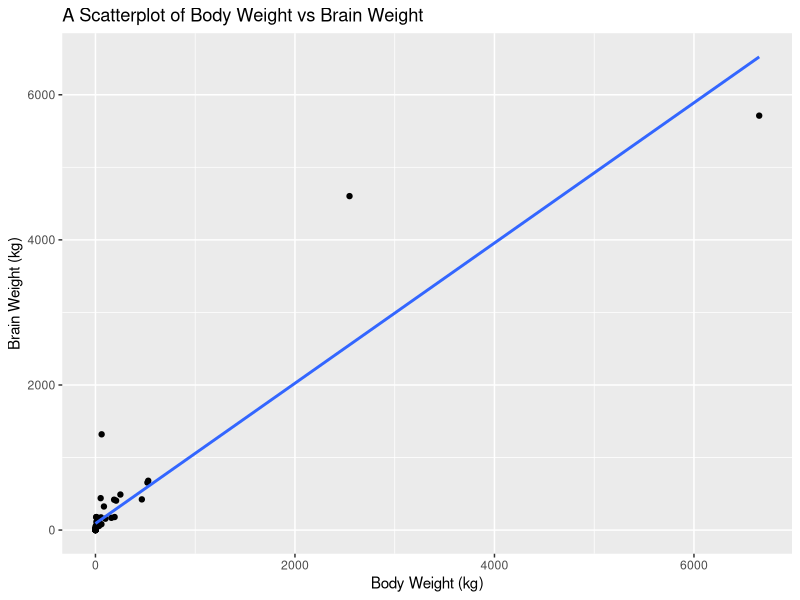
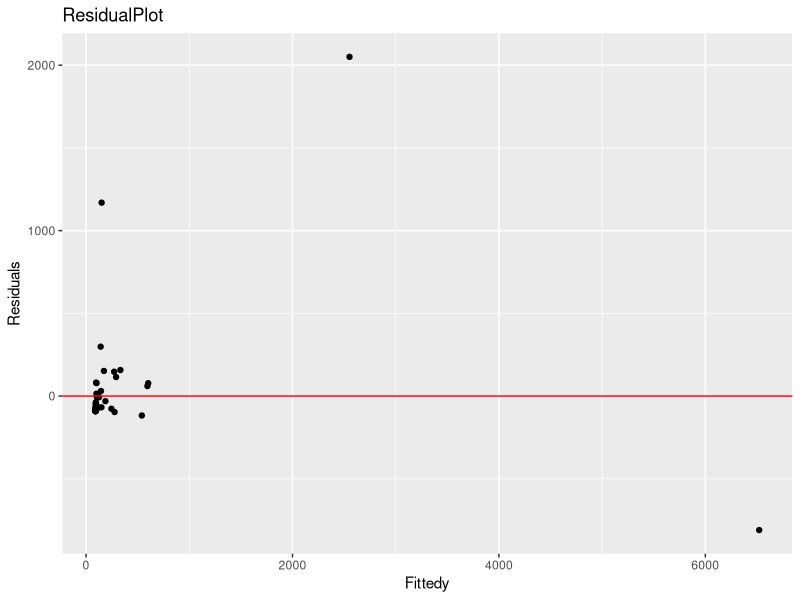
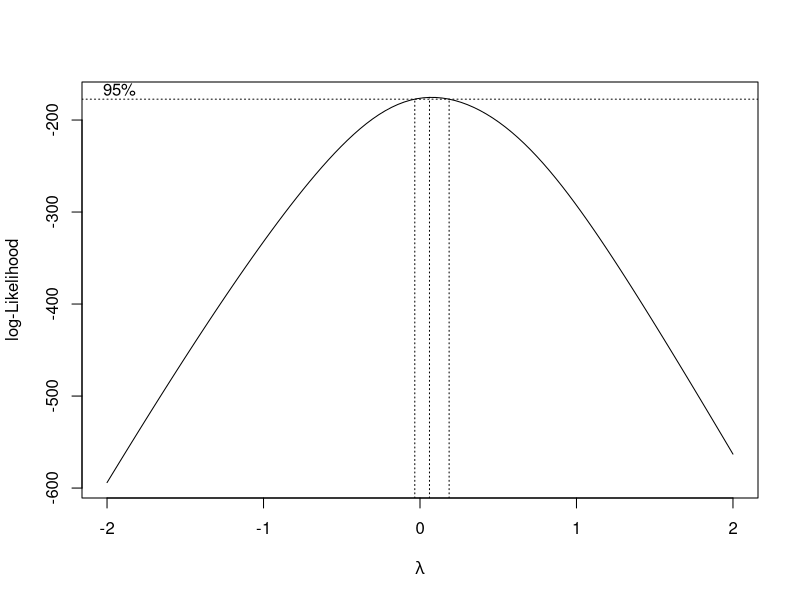
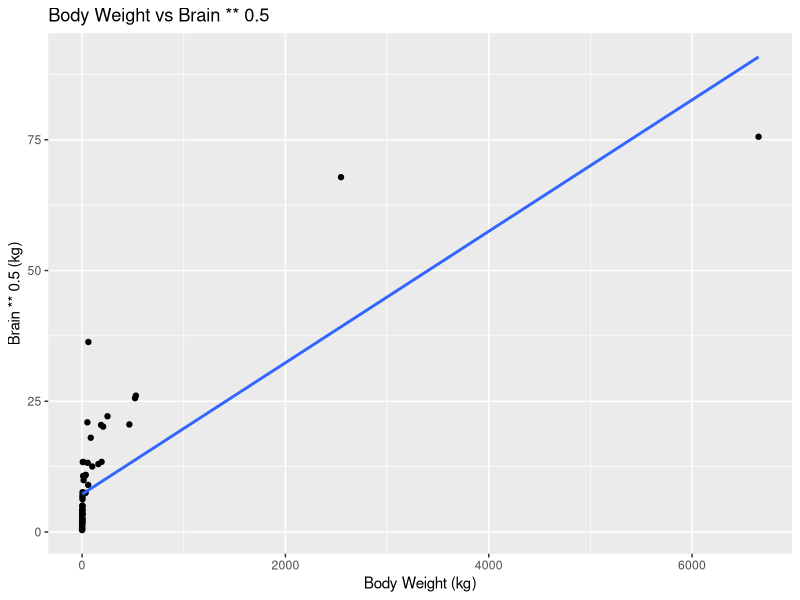
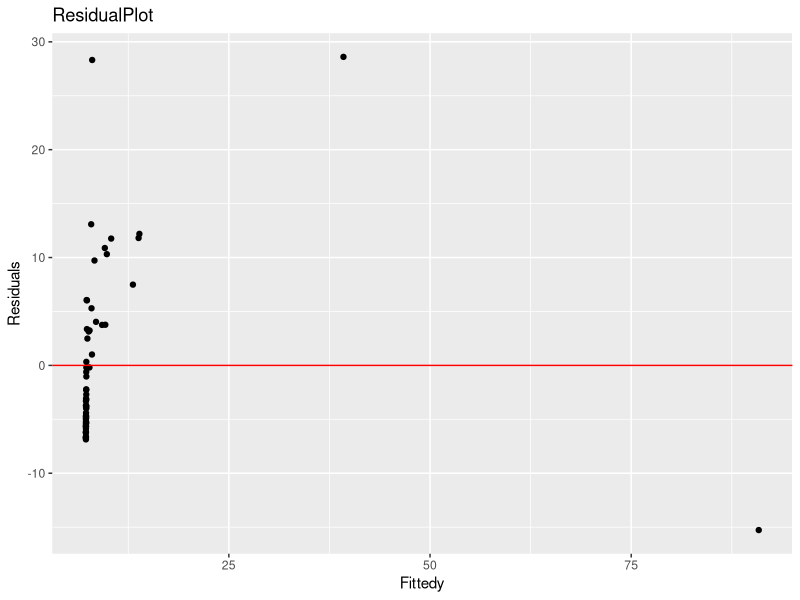
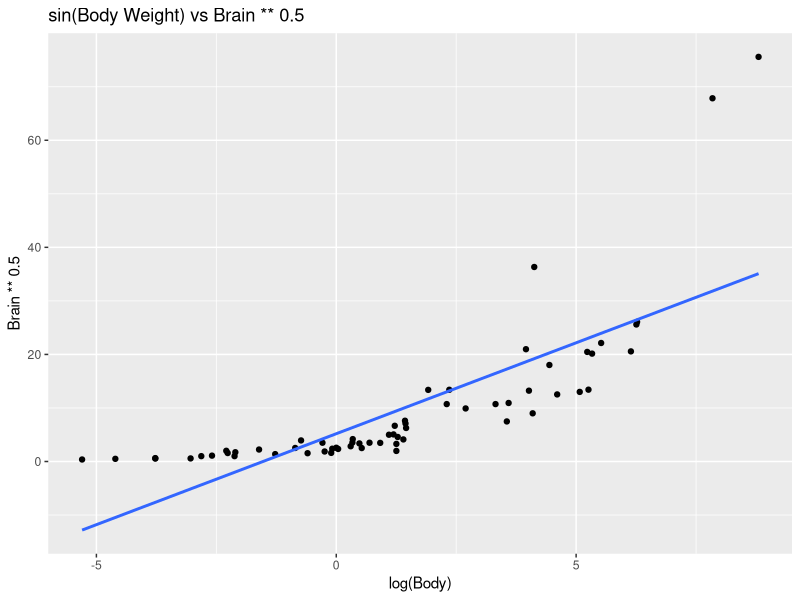
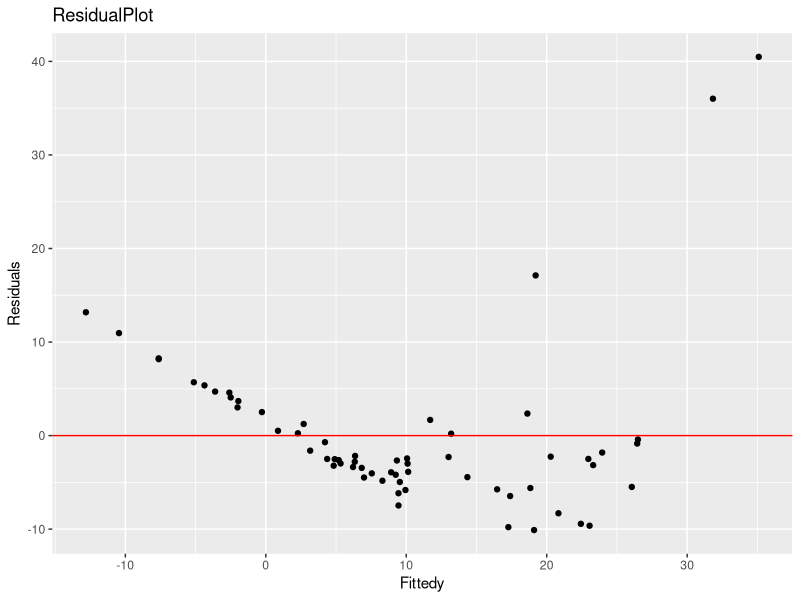
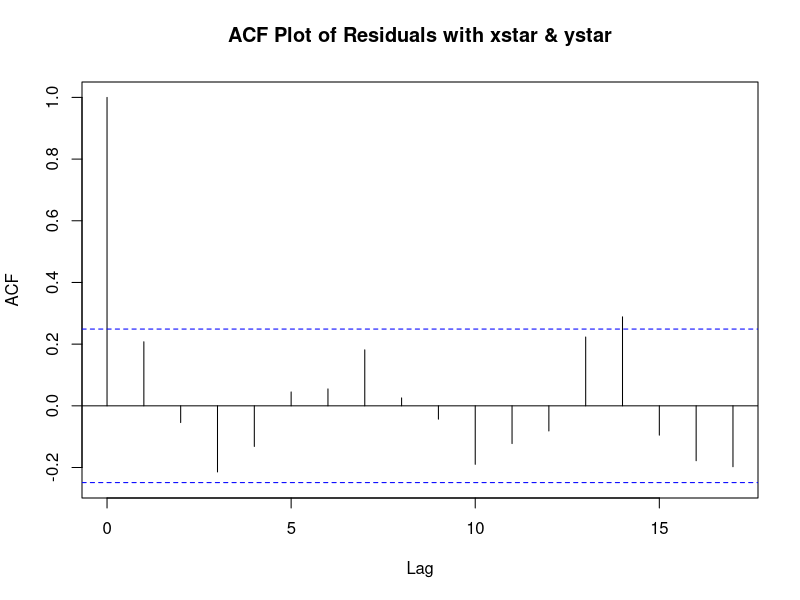

Source code (R) for these figures, in order:
## ---- chunk 1
knitr::opts_chunk$set(echo = TRUE)
rm(list = ls())
library(MASS)
library(tidyverse)
## ---- chunk 2
head(mammals,5) 
## ---- chunk 3
# DON'T HAVE TO REMOVE OUTLIERS IN THIS STAGE.
ggplot(mammals, aes(x = body, y = brain)) +
  geom_point() +
  geom_smooth(method = "lm", se = FALSE) + 
  labs(x = "Body Weight (kg)", y = "Brain Weight (kg)", title = "A Scatterplot of Body Weight vs Brain Weight")
## ---- chunk 4
result <- lm(brain ~ body , data= mammals)
yhat <- result$fitted.values 
res <- result$residuals 

residual_mammals <- data.frame(mammals ,yhat,res)
residual_mammals


ggplot(residual_mammals ,aes(x = yhat , y = res)) + 
  geom_point() + 
  geom_hline(yintercept=0,color="red") + 
  labs(x="Fittedy", y="Residuals", title="ResidualPlot")
## ---- chunk 5
boxcox(result)
## ---- chunk 6
ystar <-(mammals$brain) ** 0.5 
Data <-data.frame(mammals, ystar)
Data
result.ystar <- lm(ystar ~ body, data = Data)
result.ystar

yhat2 <- result.ystar$fitted.values
res2 <- result.ystar$residuals

Data <- data.frame(mammals, yhat2, res2)
Data
## ---- chunk 7
ggplot(Data, aes(x = body, y = ystar)) +
  geom_point() +
  geom_smooth(method = "lm", se = FALSE) + 
  labs(x = "Body Weight (kg)", y = "Brain ** 0.5 (kg)", title = "Body Weight vs Brain ** 0.5")
## ---- chunk 8
ggplot(Data ,aes(x = yhat2 , y = res2)) + 
  geom_point() + 
  geom_hline(yintercept=0,color="red") + 
  labs(x="Fittedy", y="Residuals", title="ResidualPlot")
## ---- chunk 9
#xstar <- 1 / (mammals$body) 
#xstar <- sin(mammals$body)
xstar <- log(mammals$body)
stars_Data <- data.frame(mammals , xstar, ystar)
stars_Data

result.stars <- lm(ystar ~ xstar, data = stars_Data)

yhat3 <- result.stars$fitted.values
res3 <- result.stars$residuals

final_data <- data.frame(mammals, yhat3, res3)
final_data
## ---- chunk 10
ggplot(result.stars, aes(x = xstar, y = ystar)) +
  geom_point() +
  geom_smooth(method = "lm", se = FALSE) + 
  labs(x = "log(Body)", y = "Brain ** 0.5", title = "sin(Body Weight) vs Brain ** 0.5")
## ---- chunk 11
ggplot(final_data ,aes(x = yhat3 , y = res3)) + 
  geom_point() + 
  geom_hline(yintercept=0,color="red") + 
  labs(x="Fittedy", y="Residuals", title="ResidualPlot")
## ---- chunk 12
acf(res3, main="ACF Plot of Residuals with xstar & ystar")
## ---- chunk 13
qqnorm(res3) 
qqline(res3, col="red")
## ---- chunk 14
lm(ystar ~ xstar, data = stars_Data)
